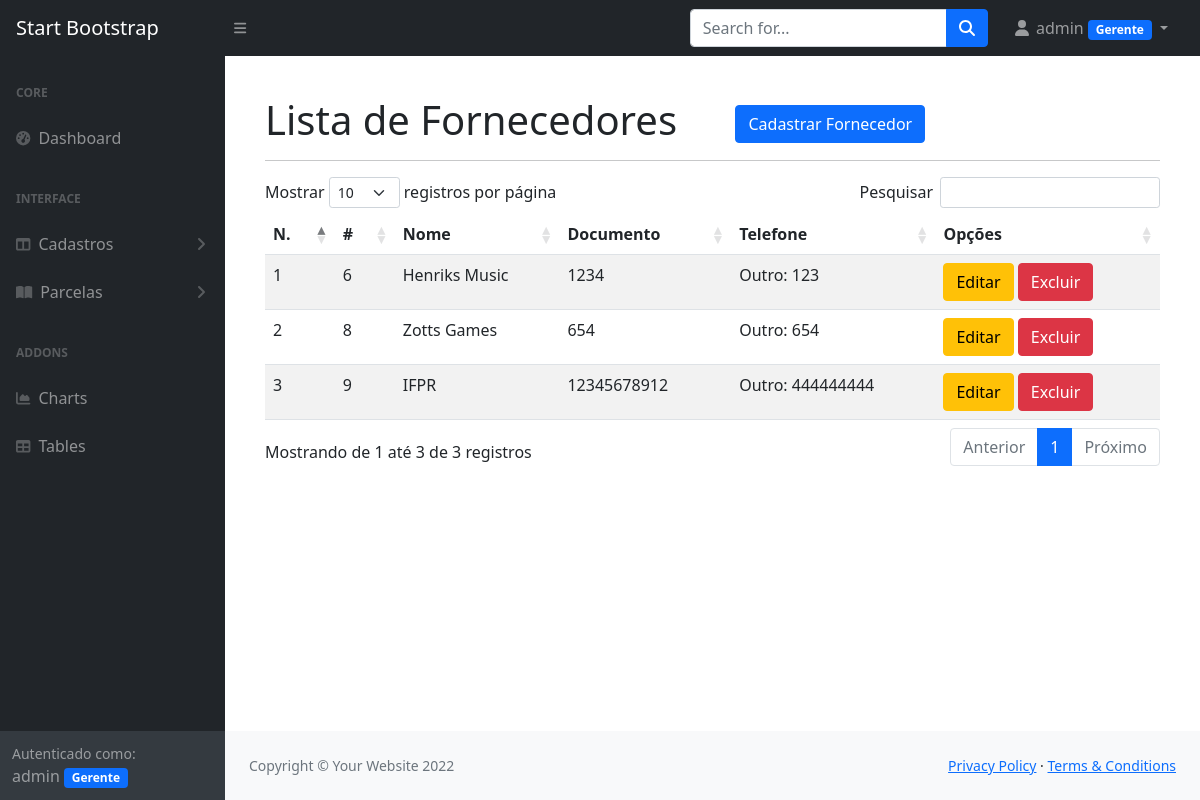
Before: /listar/fornecedores/ (signed in) with the older database file.
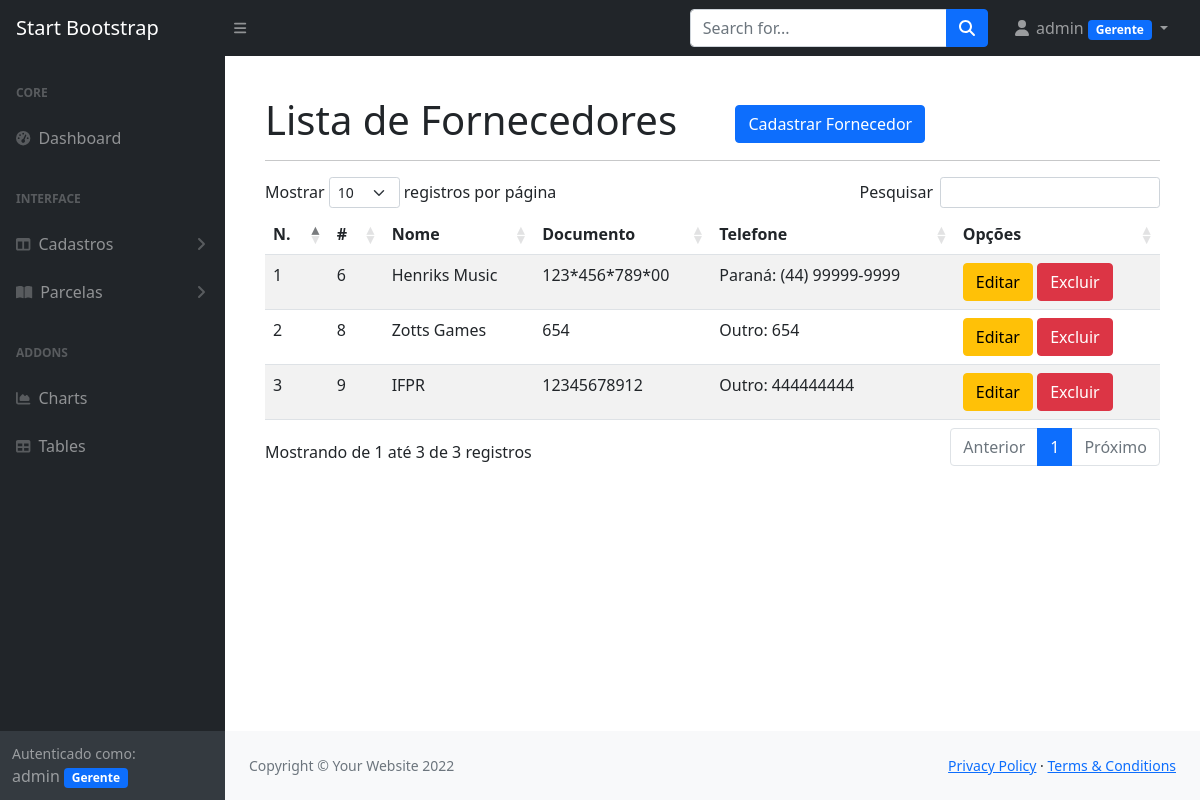
After: the same page with the newer database file.
### cadastros/models.py (models this page shows, shortened)
class Fornecedor(models.Model):
    nome = models.CharField(max_length=100)
    documento = models.CharField(max_length=20, verbose_name="CPF ou CNPJ", unique=True)
    telefone = models.CharField(max_length=15)
    usuario = models.ForeignKey(User, on_delete=models.PROTECT)

### cadastros/views.py (the view)
# urls.py: path('listar/fornecedores/', FornecedorList.as_view(), name='listar-fornecedor'),
class FornecedorList(LoginRequiredMixin, ListView):
    model = Fornecedor
    template_name = 'cadastros/listas/fornecedores.html'
    def get_queryset(self):
        self.object_list = Fornecedor.objects.filter(usuario=self.request.user)
        return self.object_list

### cadastros/templatetags/meus_filtros.py (called while the page is built)
@register.simple_tag(name="substituir")
def substituir(string, txt, subs, txt2="", subs2=""):
    novo = string.replace(txt, subs)
    if(txt2 != "" and subs2 != ""):
        novo = novo.replace(txt2, subs2)
    return novo

@register.filter(name="verificardddpr")
def verificardddpr(telefone):
    ddd = telefone[0:4]
    if(ddd == "(44)"):
        return True
    else:
        return False

@register.filter(name="esta_no_grupo")
def esta_no_grupo(usuario, nome_do_grupo):
    if(usuario.groups.filter(name=nome_do_grupo)):
        return True
    else:
        return False

### cadastros/templates/cadastros/listas/fornecedores.html
{% extends 'paginas/modelo.html' %}
{% load static %}
{% load meus_filtros %}
{% block conteudo %}
<h1 class="mt-4">
    Lista de Fornecedores
    <a href="{% url 'cadastrar-fornecedor' %}"
       class="btn btn-primary float-right ms-5">
        Cadastrar Fornecedor
    </a>
</h1>
<hr>
<table class="table table-striped listar">
    <thead>
        <tr>
            <th>N.</th>
            <th>#</th>
            <th>Nome</th>
            <th>Documento</th>
            <th>Telefone</th>
            <th>Opções</th>
        </tr>
    </thead>
    <tbody>
        {% for obj in object_list %}
            <tr>
                <td>{{ forloop.counter }}</td>
                <td>{{ obj.pk }}</td>
                <td>{{ obj.nome }}</td>
                <td>{% substituir obj.documento "." "*" "-" "*" %}</td>
                {% if obj.telefone|verificardddpr  %}
                <td>Paraná: {{ obj.telefone }}</td>
                {% else %}
                <td>Outro: {{ obj.telefone }}</td>
                {% endif %}
                <td>
                    <a href="{% url 'editar-fornecedor' obj.pk %}" class="btn btn-warning">
                        Editar</a>
                    <a href="{% url 'excluir-fornecedor' obj.pk %}" class="btn btn-danger">
                        Excluir</a>
                </td>
            </tr>
        {% empty %}
            <tr>
                <td colspan="100%">Nenhum registro encontado.</td>
            </tr>
        {% endfor %}
    </tbody>
</table>
{% endblock %}

Changed rows visible on the page:
changed Fornecedor "Henriks Music": documento "1234" → "123*456*789*00"; telefone "123" → "(44) 99999-9999"; telefone "Outro:" → "Paraná:"
